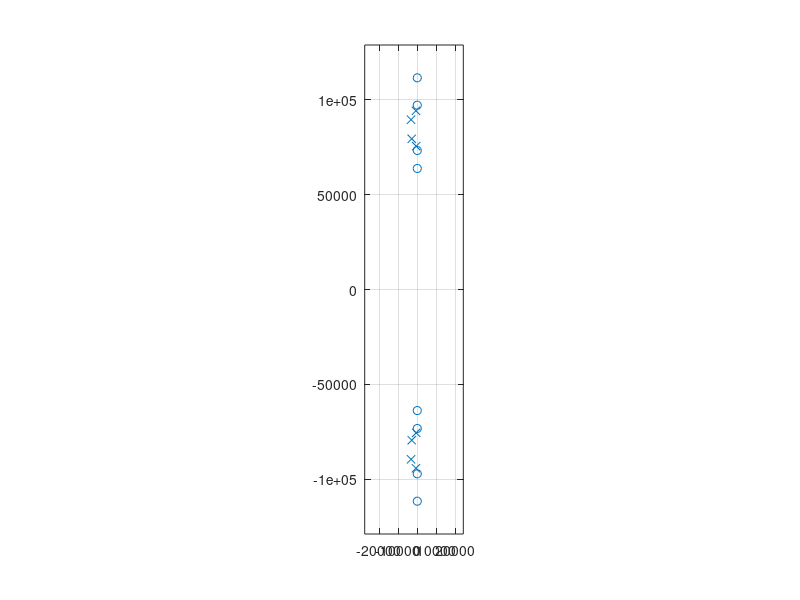

MATLAB code to generate this figure: (Note: this script raises an error after producing the figure.)
%Michael Bentivegna
%Systems & Signals - HW5

clear;
clc;
close all;

%% Question 1:
x1 = linspace(0, 20000*2*pi, 1000);

fp=  [12e3,15e3];
fs= [10e3,16e3];
rp= 1.5;
rs= 30;
[n,wn]  = ellipord(2*pi*fp, 2*pi*fs, rp, rs,'s');
[z,p,k]  = ellip(n, rp, rs, wn,'s');
[b,a]  = zp2tf(z,p,k);

figure;
zplane(z,p)

[H, w] = freqs(b, a, x1);

Magnitude = 20*log10(abs(H));
Phase = rad2deg(unwrap(angle(H)));

figure;
subplot(2,1,1);
plot(x1, Magnitude);
ylim([-61, 1])
xlabel("Frequency (Radians)");
ylabel("Magnitude (Decibels)");
title("Magnitude Response Analog Filter");
yline(0, '--')
yline(-1.5, '--')
yline(-30, '--')

subplot(2,1,2);
plot(x1, Phase);
xlabel("Frequency (Radians)");
ylabel("Phase (Degrees)");
title("Phase Response Analog Filter");

%% Question 2:

fp = [12e3,15e3];
fs= [10e3,16e3];
rp= 1.5;
rs= 30; 
fsamp=  40e3;
[nd, wnd] = ellipord(fp/(fsamp/2),fs/(fsamp/2),rp,rs);
[zd,pd,kd]  =ellip(nd,rp,rs,wnd);
[bd, ad]  =zp2tf(zd,pd,kd);

n = filtord(bd, ad)
x2 = linspace(0, 2*pi*20000, 1000);

figure;
zplane(zd,pd)

[Hd, wd] = freqz(bd, ad, 1000);

MagnitudeD = 20*log10(abs(Hd));
PhaseD = rad2deg(unwrap(angle(Hd)));

figure;
subplot(2,1,1);
plot(x2, MagnitudeD);
ylim([-61, 1])
xlabel("Frequency (Radians)");
ylabel("Magnitude (Decibels)");
title("Magnitude Response Digital Filter");
yline(0, '--')
yline(-1.5, '--')
yline(-30, '--')

subplot(2,1,2);
plot(x2, PhaseD);
xlabel("Frequency (Radians)");
ylabel("Phase (Degrees)");
title("Phase Response Digital Filter");
